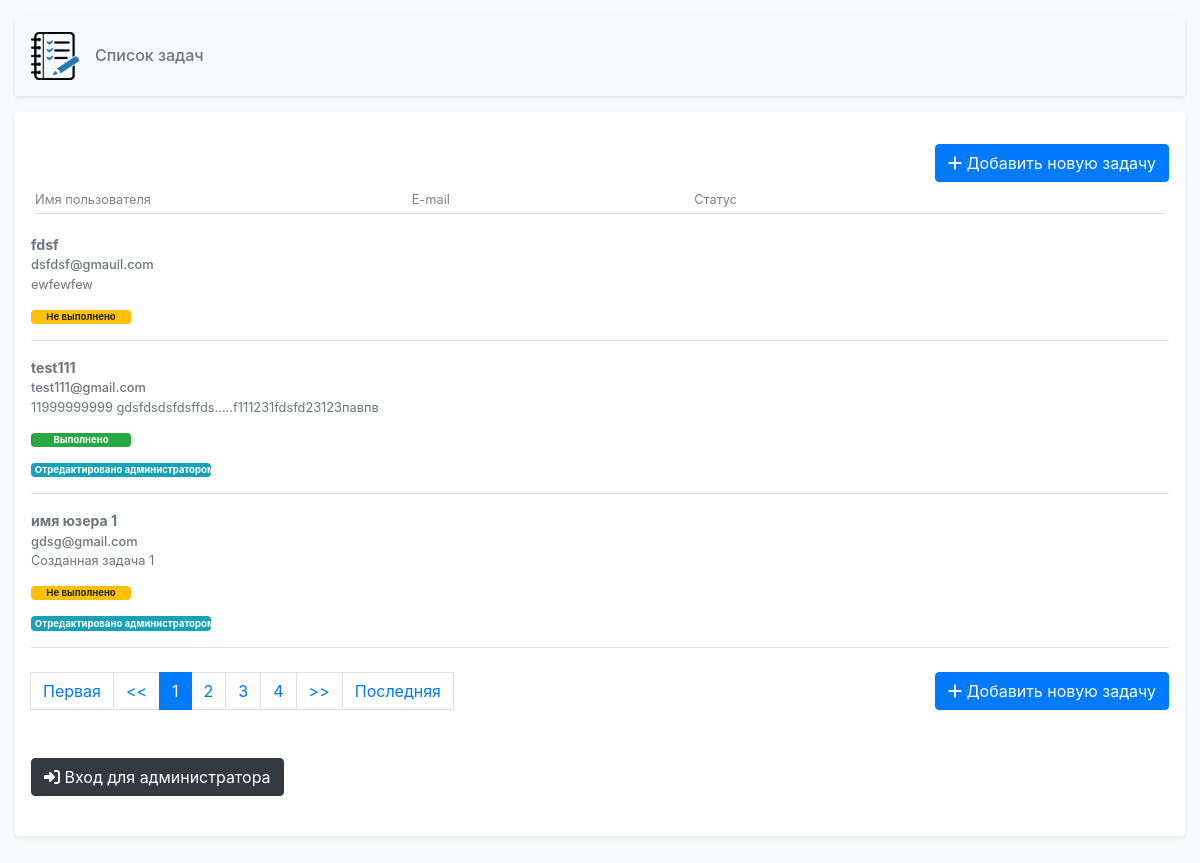
The page / on the database its author committed.
### tables this page shows
CREATE TABLE `task` (
  `task__id` int(11) NOT NULL,
  `task__username` varchar(20) NOT NULL,
  `task__email` varchar(255) NOT NULL,
  `task__text` text NOT NULL,
  `task__status` varchar(2) NOT NULL,
  `task__adminedited` varchar(255) NOT NULL
);

### components/view.php (called while the page is built, shortened)
<?php
class View
{
    function render( $content_view, $controllerName, $data = null, $actionController = null, $template_view = _MAIN_TEMPLATE )
    {
        include 'template/layouts/' . $template_view;
    }
}

### controllers/SiteController.php (called while the page is built, shortened)
<?php
class SiteController extends Controller
{
    public function actionIndex( $currentPage = 1, $sortField = "", $sortFieldValue = "", $sortClick = 0 )
    {
        $numrows = count( Task::getByFilter() );
        $range          = 3;
        $rowsperpage    = 3;
        $totalpages     = ceil( $numrows / $rowsperpage );
        if ( isset( $currentPage ) && is_numeric( $currentPage ) )
        {
            $currentpage = (int) $currentPage;
        } else
        {
            $currentpage = 1;
        }
        $offset = ($currentpage - 1) * $rowsperpage;
        $arraySort = [];
        if ( ! empty( $sortClick ) && ! empty( $sortFieldValue ) )
        {
            if ( $sortFieldValue == "ASC" )
            {
                $sortFieldValue = "DESC";
            }
            elseif ( $sortFieldValue == "DESC" )
            {
                $sortFieldValue = "ASC";
            }
        }
        elseif ( empty( $sortFieldValue ) )
        {
            $sortFieldValue = "ASC";
        }
        $modelTasks = Task::getByFilter( [], $arraySort, [ $offset, $rowsperpage ] );
        $data["currentpage"]    = $currentpage;
        $data["range"]          = $range;
        $data["totalpages"]     = $totalpages;
        $data['modelTasks']     = $modelTasks;
        $data["sortField"]      = $sortField;
        $data["sortFieldValue"] = $sortFieldValue;
        $this->view->render( 'index.php', get_class(), $data );
        return true;
    }
}

### index.php (called while the page is built, shortened)
<?php header('Content-Type: text/html; charset=utf-8');
require_once $_SERVER["DOCUMENT_ROOT"] . '/components/Router.php';
require_once $_SERVER["DOCUMENT_ROOT"] . '/components/view.php';
$router = new Router();
$router->run();
?>

### models/Task.php (called while the page is built, shortened)
<?php
class Task extends Model
{
    public static function getByFilter( $filter = [], $sort = [], $limit = [] )
    {
        $model = [];
        if ( ! empty( $filter ) )
        {
            $filterQuery = "WHERE ";
            if ( ! empty( $filter ) )
            {
                foreach ( $filter as $keyColumn => $valueColumn )
                {
                    $filterQuery .= "`{$keyColumn}` = \"{$valueColumn}\" AND ";
                }
            }
            $filterQuery = trim( $filterQuery, "AND " );
        } else
        {
            $filterQuery = "";
        }
        $limitQuery = "";
        if ( ! empty( $limit ) )
        {
            $limitQuery     = "LIMIT ";
            $limitQuery     .= implode( ", ", $limit );
            $limitQuery     = trim( $limitQuery, ", " );
        }
        $sortQuery = "";
        if ( ! empty( $sort ) )
        {
            $sortFieldNotReal = "";
            if ( $sort[0] )
            {
                $sortField = $sort[0];
                $sortFieldValue = $sort[1];
                if ( ! empty( $sortField ) && ! empty( $sortFieldValue ) )
                {
                    $sortQuery = "ORDER BY `{$sortField}` {$sortFieldValue}";
                }
            }
        } else
        {
            $sortQuery = "ORDER BY `task__id` DESC";
        }
        $query = self::$_CONNECTION->query( "SELECT * from `task` {$filterQuery}  {$sortQuery} {$limitQuery}" );
        $query->setFetchMode( PDO::FETCH_ASSOC );
        while ( $row = $query->fetch() )
        {
            $model[] = $row;
        }
        return $model;
    }
}

### views/site/index.php (the view, shortened to what this page needs)
<?php
$currentpage    = $data["currentpage"];
$range          = $data["range"];
$totalpages     = $data["totalpages"];
$sortField      = $data["sortField"];
$sortFieldValue = $data["sortFieldValue"];
?>
<section id="tasks-content">
    <div class="my-3 p-3 bg-white rounded shadow-sm">
        <div class="row mt-3">
            <div class="col">
                <div class="d-flex justify-content-lg-end">
                    <button onclick="$('#myModal').modal({'backdrop': 'static'});" type="button"
                            class="tasks-content__btn-add btn btn-primary" >
                        <i class="fas fa-plus"></i> Добавить новую задачу
                    </button>
                </div>
            </div>
        </div>
        <div class="row header-list border-bottom border-gray py-1 m-1 no-gutters">
            <div class="col-lg-4 col-md-4 col-sm-12">
                <div class="header-list__item" id="header-list__item-username">
                    <?php if ( $sortField == "username" ) : ?>
                        <a href="/site/<?= $currentpage ?>/username/<?= $sortFieldValue ?>/1">Имя пользователя </a>
                        <?php if ( $sortFieldValue == "ASC" ) : ?>
                            <i class="fas fa-angle-up" aria-hidden="true"></i>
                        <?php elseif ( $sortFieldValue == "DESC" ) : ?>
                            <i class="fas fa-angle-down"></i>
                        <?php endif; ?>
                    <?php else: ?>
                        <a href="/site/<?= $currentpage ?>/username//1">Имя пользователя </a>
                    <?php endif; ?>
                </div>
            </div>
            <div class="col-lg-3 col-md-3 col-sm-12">
                <div class="header-list__item" id="header-list__item-mail">
                    <?php if ( $sortField == "email" ) : ?>
                        <a href="/site/<?= $currentpage ?>/email/<?= $sortFieldValue ?>/1">E-mail </a>
                        <?php if ( $sortFieldValue == "ASC" ) : ?>
                            <i class="fas fa-angle-up" aria-hidden="true"></i>
                        <?php elseif ( $sortFieldValue == "DESC" ) : ?>
                            <i class="fas fa-angle-down"></i>
                        <?php endif; ?>
                    <?php else: ?>
                        <a href="/site/<?= $currentpage ?>/email//1">E-mail </a>
                    <?php endif; ?>
                </div>
            </div>
            <div class="col-lg-3 col-md-3 col-sm-12">
                <div class="header-list__item"  id="header-list__item-status">
                    <?php if ( $sortField == "status" ) : ?>
                        <a href="/site/<?= $currentpage ?>/status/<?= $sortFieldValue ?>/1">Статус </a>
                        <?php if ( $sortFieldValue == "ASC" ) : ?>
                            <i class="fas fa-angle-up" aria-hidden="true"></i>
                        <?php elseif ( $sortFieldValue == "DESC" ) : ?>
                            <i class="fas fa-angle-down"></i>
                        <?php endif; ?>
                    <?php else: ?>
                        <a href="/site/<?= $currentpage ?>/status//1">Статус </a>
                    <?php endif; ?>
                </div>
            </div>
        </div>
        <?php if ( ! empty( $data['modelTasks'] ) ) : ?>
            <?php foreach ( $data['modelTasks'] as $taskItem ) : ?>
                <div class="task-item media text-muted pt-3">
                    <p class="media-body pb-3 mb-0 small lh-125 border-bottom border-gray">
                        <strong class="task-item__username text-gray-dark"><?= $taskItem["task__username"] ?></strong>
                        <span class="task-item__mail d-block"><?= $taskItem["task__email"] ?></span>
                        <span class="task-item__text"><?= $taskItem["task__text"] ?></span>
                        <?php if ( $taskItem["task__status"] ) : ?>
                            <span class="task-item__status mt-3 d-block badge badge-success ">Выполнено</span>
                        <?php else : ?>
                            <span class="task-item__status mt-3 d-block badge badge-warning">Не выполнено</span>
                        <?php endif; ?>
                        <?php if ( $taskItem["task__adminedited"] ) : ?>
                            <span class="task-item__admin-edited mt-3 d-block badge badge-info ">Отредактировано администратором</span>
                        <?php endif; ?>
                    </p>
                </div>
            <?php endforeach; ?>
        <?php endif; ?>
        <div class="row">
            <div class="col-12 col-md-7 col-lg-7">
                <div class="task-pagination bd-example my-4">
                    <nav aria-label="Page navigation">
                        <ul class="pagination">
                            <?php
                            if ( $currentpage > 1 )
                            {
                                echo " <li class='page-item'><a class='page-link' href='/site/1/$sortField/$sortFieldValue/'>Первая</a><li>";
                                $prevpage = $currentpage - 1;
                                echo " <a class='page-link' href='/site/$prevpage/$sortField/$sortFieldValue/'><<</a> ";
                            } else
                            {
                                echo " <li class='disabled'><a class='page-link' href='/site/1/$sortField/$sortFieldValue/'>Первая</a><li>";
                                $prevpage = $currentpage - 1;
                                echo " <li class='disabled'><a class='page-link' href='/site/$prevpage/$sortField/$sortFieldValue/'><<</a></li> ";
                            }
                            for ( $x = ($currentpage - $range); $x < (($currentpage + $range) + 1); $x ++ )
                            {
                                if ( ($x > 0) && ($x <= $totalpages) )
                                {
                                    if ( $x == $currentpage )
                                    {
                                        echo "  <li class='page-item active'><a class='page-link' href='/site/$sortField/$sortFieldValue/'>$x</a></li>";
                                    } else
                                    {
                                        echo " <li class='page-item'><a class='page-link' href='/site/$x/$sortField/$sortFieldValue/'>$x</a></li> ";
                                    }
                                }
                            }
                            if ( $currentpage != $totalpages )
                            {
                                $nextpage = $currentpage + 1;
                                echo " <li class='page-item'><a class='page-link' href='/site/$nextpage/$sortField/$sortFieldValue/'>>></a><li> ";
                                echo " <li class='page-item'><a class='page-link' href='/site/$totalpages/$sortField/$sortFieldValue/'>Последняя</a><li> ";
                            } else
                            {
                                $nextpage = $currentpage + 1;
                                echo " <li class='disabled'><a class='page-link' href='/site/$nextpage/$sortField/$sortFieldValue/'>>></a><li> ";
                                echo " <li class='disabled'><a class='page-link' href='/site/$totalpages/$sortField/$sortFieldValue/'>Последняя</a><li> ";
                            }
                            ?>
                        </ul>
                    </nav>
                </div>
            </div>
            <div class="col col-12 col-md-5 col-lg-5 my-4">
                <div class="d-flex justify-content-lg-end">
                    <button onclick="$('#myModal').modal({'backdrop': 'static'});"  type="button" class="tasks-content__btn-add btn btn-primary">
                        <i class="fas fa-plus"></i> Добавить новую задачу
                    </button>
                </div>
            </div>
        </div>
        <div class="row">
            <div class="col-12 col-md-5 col-lg-5">
            <div class="d-flex align-items-center justify-content-lg-begin">
                <?php if ( isset( $_SESSION["is_admin"] ) && !empty( $_SESSION["is_admin"] ) ) : ?>
                    <button id="logout" class="btn-admin-login btn btn-dark my-4" ><i class="fas fa-sign-in-alt"></i> Выйти из под администратора</button>
                <?php else: ?>
                    <a href="/enter" class="btn-admin-login btn btn-dark my-4" ><i class="fas fa-sign-in-alt"></i> Вход для администратора</a>
                <?php endif; ?>
            </div>
            </div>
        </div>
    </div>
</section>

### components/Router.php (shortened to what this page needs)
<?php
class Router
{
    private function getURI()
    {
        if ( ! empty( $_SERVER['REQUEST_URI'] ) )
        {
            return trim( $_SERVER['REQUEST_URI'], '/' );
        }
    }
    public function run()
    {
        $uri = $this->getURI();
        if ( empty( $uri ) )
        {
            $internalRoute = 'site/index';
            $segments = explode( '/', $internalRoute );
            $controllerName = array_shift( $segments ) . 'Controller';
            $actionName = 'action' . ucfirst( array_shift( $segments ) );
            $controllerObject = new $controllerName;
            $result = call_user_func_array( array( $controllerObject, $actionName ), $segments );
        }
    }
}

### template/layouts/head.php (shortened to what this page needs)
<!DOCTYPE html>
<html lang="ru">
    <head>
        <link rel="stylesheet" href="https://stackpath.bootstrapcdn.com/bootstrap/4.4.1/css/bootstrap.min.css"
>
        <link rel="stylesheet" href="/template/css/task.css" />
    </head>
<body class="bg-light">
    <main role="main" class="container-fluid">
       <?php require_once 'header.php';?>

### template/layouts/header.php
<header>
    <div class="d-flex align-items-center p-3 my-3 rounded shadow-sm">
       <img class="mr-3" src="/upload/Offerte.png" alt="" width="48" height="48">
       <div class="lh-100">
           <h6 class="mb-0 text-secondary lh-100">Список задач</h6>
       </div>
   </div>
</header>

### template/layouts/main.php
<?php
require_once 'template/layouts/head.php';
?>
<?php include 'views/' . $nameController . '/'.$content_view; ?>
<br class="clearfix" />
<?php
require_once 'template/layouts/footer.php';
?>

### template/layouts/footer.php (shortened to what this page needs)
</main>
</body>
</html>

### template/css/task.css (style rules this page uses)
.header-list__item { font-size: 80%; }
.task-item__username { font-size:110%; }
.task-item__mail { font-weight: 500; }
.task-item__status { width:100px; }
.task-item__admin-edited { width:180px; }
.header-list__item a { color:grey; }

### rows shown on the page
task: task__username "fdsf", task__email "dsfdsf@gmauil.com", task__text "ewfewfew", task__status "Не выполнено"
task: task__username "test111", task__email "test111@gmail.com", task__text "11999999999 gdsfdsdsfdsffds.....f111231fdsfd23123павпв", task__status "Выполнено", task__adminedited "Отредактировано администратором"
task: task__username "имя юзера 1", task__email "gdsg@gmail.com", task__text "Созданная задача 1", task__status "Не выполнено", task__adminedited "Отредактировано администратором"
